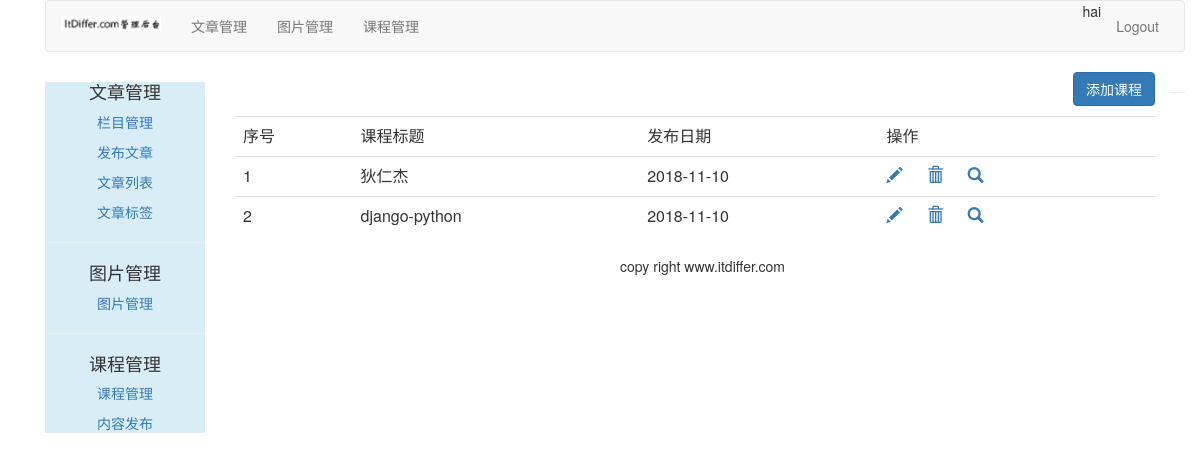
/course/manage-course/ (signed in), run on the app's committed database.
### course/models.py (models this page shows, shortened)
class Course(models.Model):
    user = models.ForeignKey(User, related_name='course_user', on_delete=models.CASCADE)
    title = models.CharField(max_length=200)
    slug = models.SlugField(max_length=200, unique=True)
    overview = models.TextField()
    created = models.DateTimeField(auto_now_add=True)
    student = models.ManyToManyField(User, related_name='courses_joined', blank=True)
    class Meta:
        ordering = ('-created',)

### course/views.py (the view)
# urls.py: path('manage-course/', ManageCourseListView.as_view(), name="manage_course"),
class ManageCourseListView(UserCourseMixin, ListView):
    context_object_name = "courses"
    template_name = 'course/manage/manage_course_list.html'

### course/views.py (called while the page is built)
    def get_queryset(self):
        qs = super(UserMixin, self).get_queryset()
        return qs.filter(user=self.request.user)

### templates/course/manage/manage_course_list.html (shortened to what this page needs)
{% extends "article/base.html" %}
{% load staticfiles  %}
{% block content %}
<div>
    <div class="text-right">
        <a href="{% url 'course:create_course' %}">
            <button type="button" class="btn btn-primary">添加课程</button>
        </a>
    </div>
    <table class="table table-hover" style="margin-top: 10px">
        <tr>
            <td>序号</td>
            <td>课程标题</td>
            <td>发布日期</td>
            <td>操作</td>
        </tr>
        {% for course in courses %}
        <tr id={{ forloop.counter }}>
            <td>{{ forloop.counter }}</td>
            <td>{{ course.title }}</td>
            <td>{{ course.created|date:"Y-m-d" }}</td>
            <td>
                <a name="edit" href="javascript:"><span class="glyphicon glyphicon-pencil"></span> </a>
                <a name="delete" href="{% url 'course:delete_course' course.id %}">
                    <span class="glyphicon glyphicon-trash" style="margin-left: 20px"></span>
                </a>
                <a href="{% url 'course:list_lessons' course.id %}">
                    <span class="glyphicon glyphicon-search" style="margin-left: 20px;"></span>
                </a>
            </td>
        </tr>
        {% endfor %}
    </table>
</div>
{% endblock %}

### templates/article/header.html
{% load staticfiles %}
<div class='container'>
	<nav class='navbar navbar-default' role='navigation'>
		<div class='navbar-header'>
			<a class='navbar-brand' href='http://www.itdiffer.com'><img width='100px' src='{% static "images/backlogo.png" %}'></a>
		</div>
		<div>
			<ul class="nav navbar-nav" role='tablist'>
				<li><a href="{% url 'article:article_column' %}">文章管理</a></li>
				<li><a href="{% url 'image:list_images' %}">图片管理</a> </li>
				<li><a href="{% url 'course:manage_course' %}">课程管理</a> </li>
			</ul>
			<ul class="nav navbar-nav navbar-right" style="margin-right: 10px">
				<li><span>{{ user.username }}</span></li>
				<li><a href="{% url 'account:user_logout' %}">Logout</a></li>
			</ul>
		</div>
	</nav>
</div>

### data on the page
Course: title "狄仁杰", created "2018-11-10"
Course: title "django-python", created "2018-11-10"

### other printed values
{{ user.username }} "hai"
